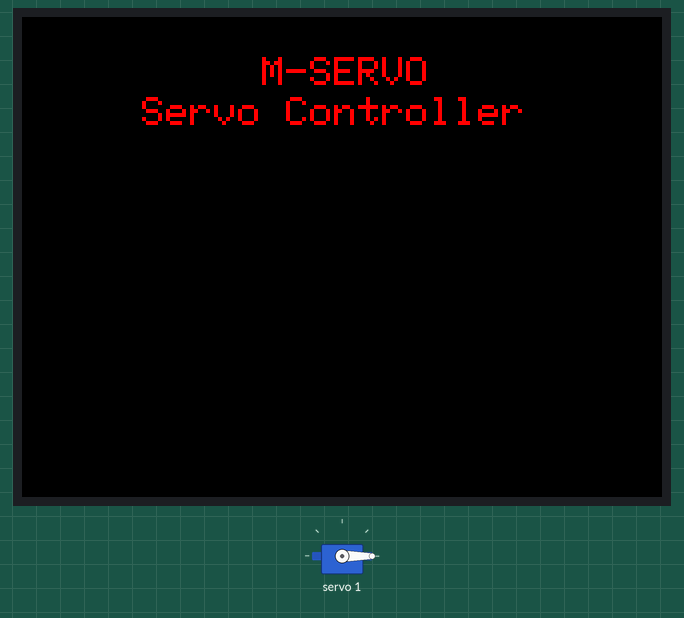
Recording of a sketch running on a simulated ESP32. Parts: 320×240 colour display, servo.

Above: at 0.3 s.
At 0.8 s:
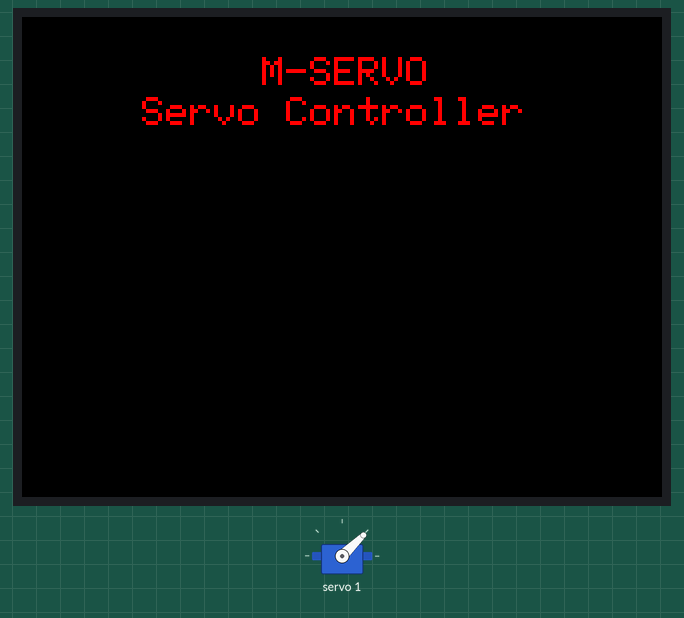
At 1.3 s:
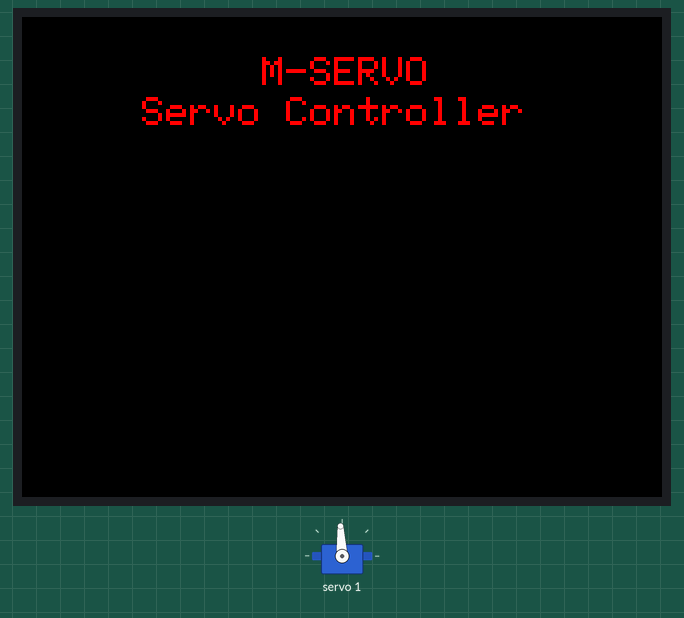
At 2.3 s:
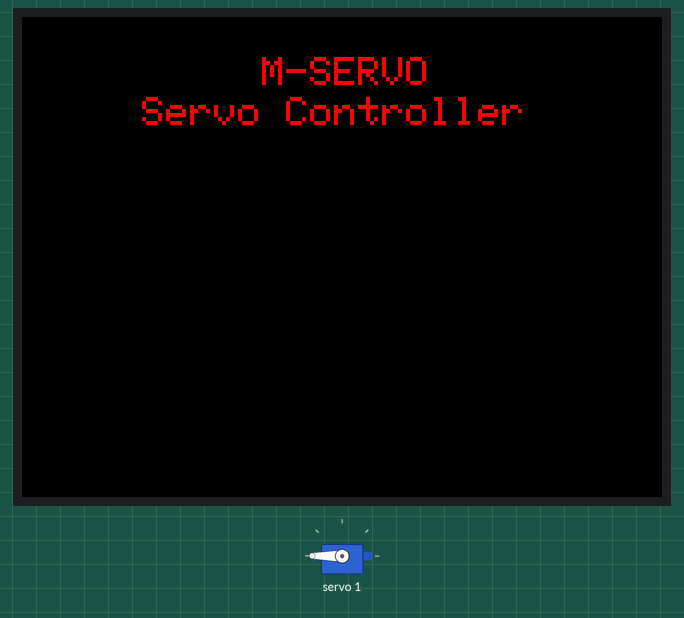
Timing chart, 0 to 130.0 s (numbered marks = the images above):
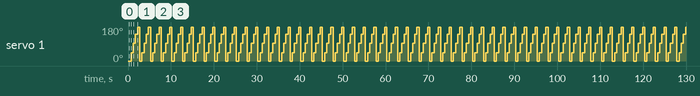

The sketch:

servo_PCA9685.ino
```cpp
#include <PCA9685.h>
#include <TFT_eSPI.h>
TFT_eSPI tft;
PCA9685 pwmController;

PCA9685_ServoEval pwmServo;

void setup() {
  Wire.begin();
  tft.begin();
  tft.setRotation(3);
  tft.fillScreen(TFT_BLACK);
  tft.setTextColor(TFT_RED, TFT_BLACK);
  tft.setTextSize(2);
  tft.drawString("M-SERVO", 120, 20);
  tft.drawString("Servo Controller", 60, 40);
  tft.setTextColor(TFT_WHITE, TFT_BLACK);
  pwmController.resetDevices();
  pwmController.init();
  pwmController.setPWMFrequency(50);
}

void loop() {

  pwmController.setChannelPWM(1, pwmServo.pwmForAngle(-90));
  delay(500);
  pwmController.setChannelPWM(1, pwmServo.pwmForAngle(-45));
  delay(500);
  pwmController.setChannelPWM(1, pwmServo.pwmForAngle(0));
  delay(500);
    pwmController.setChannelPWM(1, pwmServo.pwmForAngle(45));
  delay(500);
  pwmController.setChannelPWM(1, pwmServo.pwmForAngle(90));
  delay(500);
}
```

Measured:
- by itself, servo 1: repeats every 2.5 s: 93° 0.50 s, 141° 0.50 s, 180° 0.50 s, 0° 0.50 s, 44° 0.50 s
